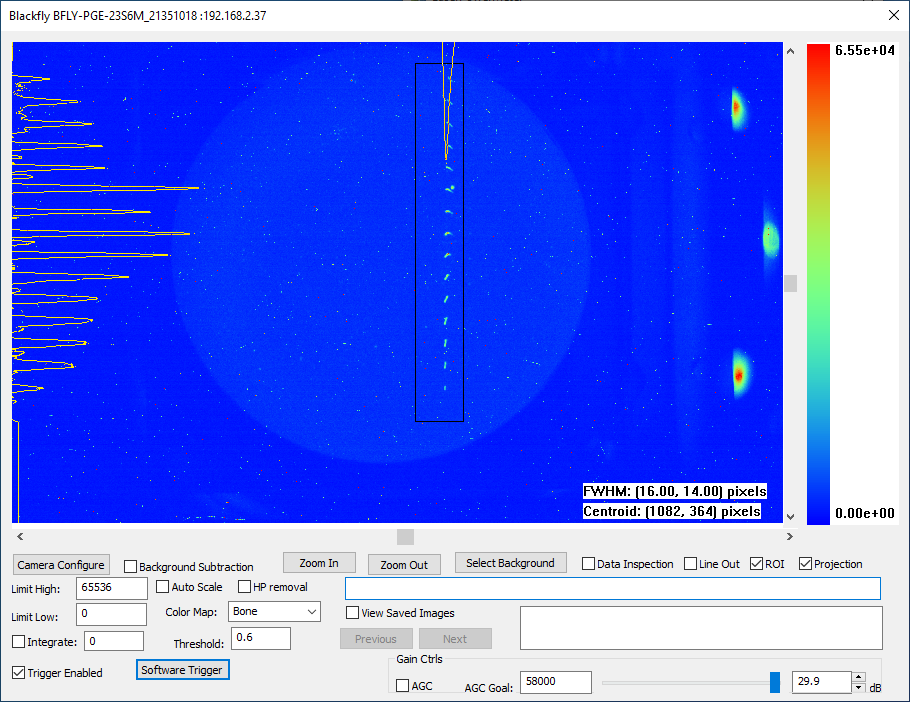
#> input picture Picture1.png, 910 x 702 px
$ python -i image_processing.py   (imports and definitions only)
#> lines starting #> are read from the running program, lines starting #| are printed output that depends on the picture
#> further down, picture is the input picture: shape (702, 910, 3); mean B, G, R 241.8, 119.9, 100.6
import logging

import cv2
import matplotlib.pyplot as plt
import numpy as np
from scipy import ndimage
from skimage import filters, transform


# [18 lines left out: functions zero_surrounded, weighted_std, not called in this run]


def process_and_fit(image, min_size=100, min_intensity=0.05, verbose=False):
    """
    Process an image with a region of interest specified
    - smooths the image with a 3 px Gaussian filter
    - thresholds the image using a triangle threshold algorithm
    - identifies blobs based on blob size, if blob size < min_size the blob is removed

    NOTE: all measurements are in pixels
    """
#> called with min_size = 500, min_intensity = 0.05, verbose = False
    logger = logging.getLogger(__name__)

    # normalize image
    image = image / np.max(image)

    # smooth image
    smoothed_image = filters.gaussian(image, 3)
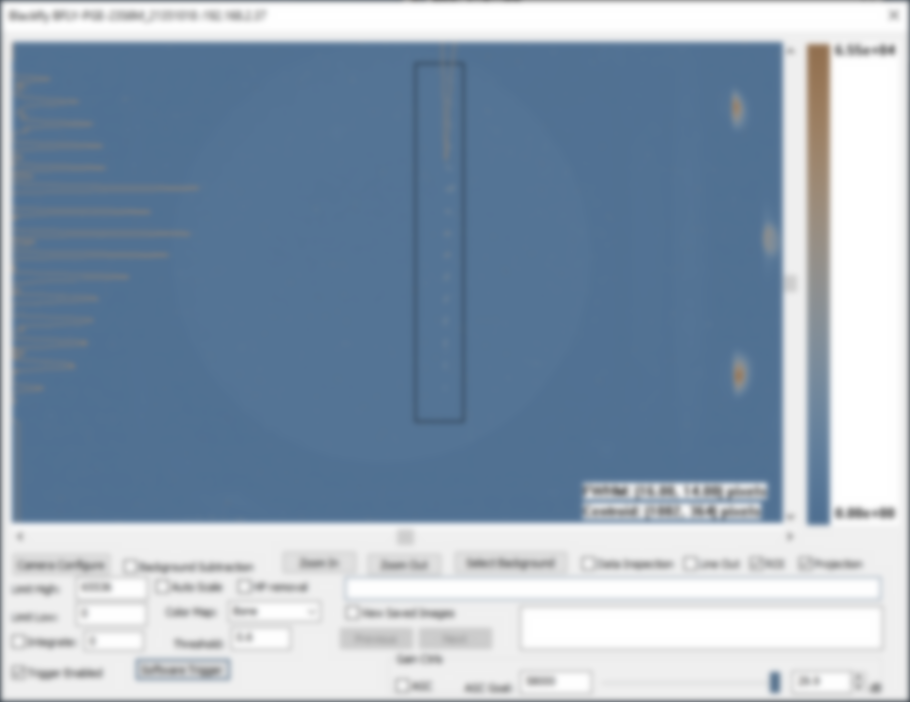
#> smoothed_image: shape (702, 910, 3) float64; mean of channels 0, 1, 2 0.715, 0.642, 0.572; drawn as B, G, R


    triangle_threshold = filters.threshold_triangle(smoothed_image)
#> triangle_threshold = 0.984
    logger.debug(f'triangle_threshold: {triangle_threshold}')
    binary_map = np.where(smoothed_image > triangle_threshold, 1, 0)
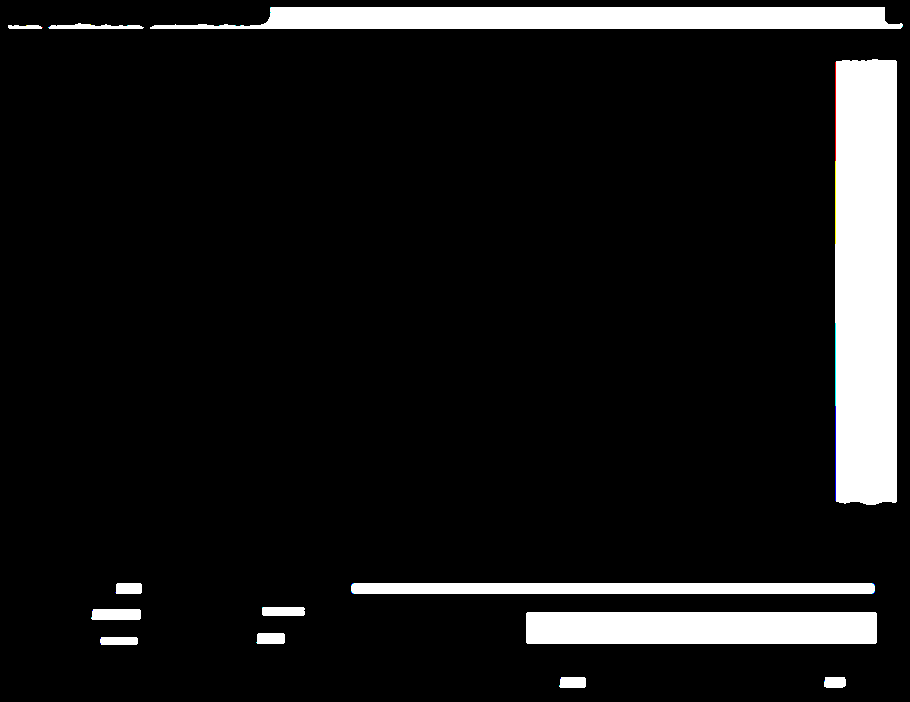
#> binary_map: shape (702, 910, 3) int64; mean of channels 0, 1, 2 0.0958, 0.0958, 0.0958; drawn with 1 as white
    image = np.where(binary_map, image, 0)

    # threshold based on blob size and intensity
    post_processed_image, intensities = remove_small_and_dim_blobs(image, binary_map, min_size, min_intensity)
    labels, n_blobs = ndimage.label(post_processed_image)

    total_intensity = np.sum(post_processed_image)

    #------
    if verbose:
        fig, ax = plt.subplots(1, 4)
        c = ax[0].imshow(image)
        ax[1].imshow(post_processed_image)
        c = ax[2].imshow(post_processed_image > 0)
        ax[3].plot(np.sum(post_processed_image, axis=1),range(post_processed_image.shape[0])[::-1])

        fig.colorbar(c)
        plt.show()

    # find contours
    cnts, huers = cv2.findContours(post_processed_image.astype(np.uint8), cv2.RETR_EXTERNAL,
                                   cv2.CHAIN_APPROX_SIMPLE)[-2:]

    # fit ellipses
    ellipses = []
    for cnt in cnts:
        blob_area = cv2.contourArea(cnt)
        logger.debug(f'blob area: {blob_area}')
        if blob_area > min_size:
            ellipse = cv2.fitEllipse(cnt)
            ellipses += [ellipse]


    proj_x = np.sum(post_processed_image, axis=0)
    proj_y = np.sum(post_processed_image, axis=1)

    # calculate stds and means
    x_len = len(proj_x)
    y_len = len(proj_y)
    mean_x, rms_x = weighted_std(np.arange(x_len), proj_x)
    mean_y, rms_y = weighted_std(np.arange(y_len), proj_y)

    # calculate distance to center
    beam_center = np.array((mean_x, mean_y))
    image_center = np.array(post_processed_image.shape) / 2
    distance_to_center = np.linalg.norm(image_center - beam_center)


    output = {'binary_image': post_processed_image > 0,
              'n_blobs': n_blobs,
              'ellipses': ellipses,
              'centroid_offset': distance_to_center,
              'mean_x': mean_x,
              'mean_y': mean_y,
              'rms_x': rms_x,
              'rms_y': rms_y,
              'total_intensity': total_intensity,
              'blob_intensities': intensities,
              'post_processed_image': post_processed_image}
    return output


# [22 lines left out: function check_image, not called in this run]


def remove_small_and_dim_blobs(raw_image, binary_map, min_size, min_intensity):
#> called with min_size = 500, min_intensity = 0.05
    labels, n_blobs = ndimage.label(binary_map)
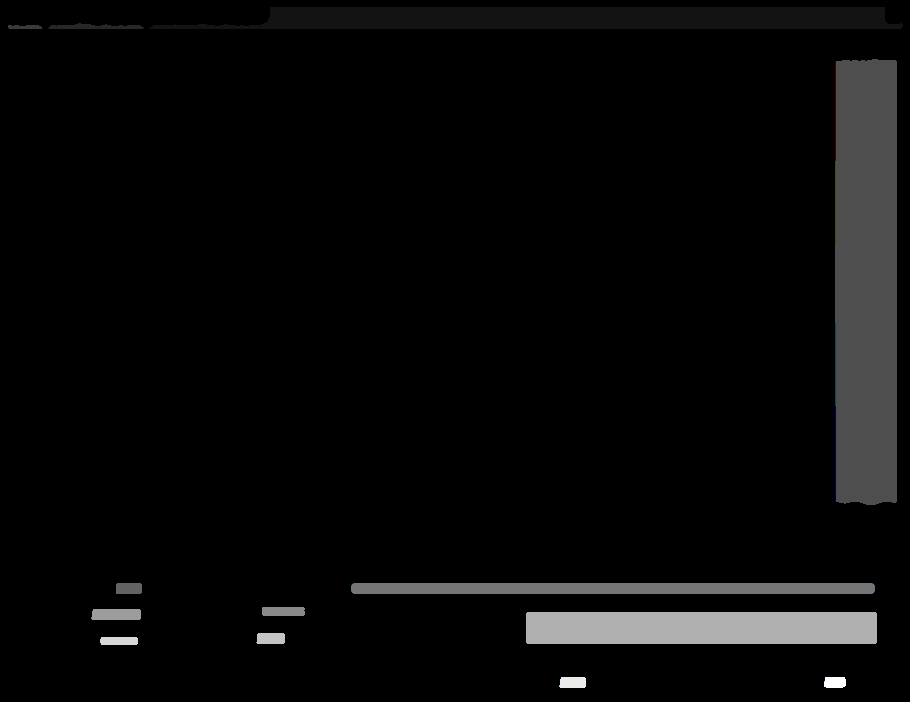
#> labels: shape (702, 910, 3) int32; mean of channels 0, 1, 2 0.44, 0.44, 0.44; drawn with min black and max white
#> n_blobs = 13
    new_image = raw_image.copy()
    intensities = np.empty(n_blobs)
    for i in range(1, n_blobs + 1):
        counts = np.count_nonzero(i == labels)
        intensity = np.sum(np.where(i == labels, new_image, 0))
        intensities[i-1] = intensity
        if counts < min_size or intensity < min_intensity: #or if sum(over pixels)
            new_image = np.where(i == labels, 0, new_image)
#> this loop made 13 passes
#> (counts, intensity) on passes 1 to 12: (42372, 42372), (1117, 1117), (366, 366), (81820, 81820), (850, 850), (17256, 17256), (1148, 1148), (1611, 1611), (33684, 33684), (917, 917), (896, 896), (852, 852)
#> after the loop, intensities = [42372, 1117, 366, 81820, 850, 17256, 1148, 1611, 33684, 917, 896, 852, 690]

    return new_image, intensities

# [13 lines left out: function remove_dim_blobs, not called in this run]


def rotate_beamlets(image):
    logger = logging.getLogger(__name__)
    timage, simage, n_blobs, ellipses, _, _ = process_and_fit(image, min_size=500)
#> in process_and_fit, `labels, n_blobs = ndimage.label(post_processed_image)`: n_blobs = 12
#> in process_and_fit, `total_intensity = np.sum(post_processed_image)`: total_intensity = 183213

    mean_angle = np.mean(np.array([ele[-1] for ele in ellipses]))
    rotated_image = transform.rotate(simage, mean_angle - 90.0)

    return rotated_image, mean_angle - 90.0, n_blobs


# [15 lines not run here, left out]

>>> import cv2
>>> picture = cv2.imread('../Picture1.png')
#> (the run stopped early here; a loop or call above may not have finished)
